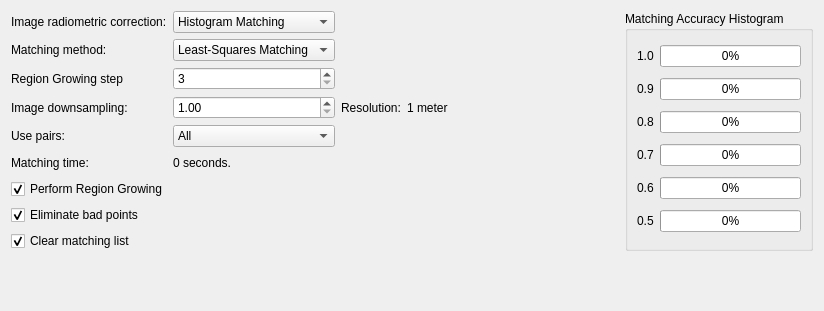
     <widget class="QWidget" name="tab">
      <attribute name="title">
       <string>Automatic Extraction</string>
      </attribute>
      <layout class="QGridLayout" name="gridLayout_23">
       <item row="0" column="0">
        <layout class="QGridLayout" name="gridLayout_5">
         <item row="0" column="0">
          <widget class="QLabel" name="label_20">
           <property name="text">
            <string>Image radiometric correction:</string>
           </property>
          </widget>
         </item>
         <item row="0" column="1">
          <widget class="QComboBox" name="comboBox3">
           <property name="currentIndex">
            <number>2</number>
           </property>
           <item>
            <property name="text">
             <string>No corrections</string>
            </property>
           </item>
           <item>
            <property name="text">
             <string>Histogram Equalization</string>
            </property>
           </item>
           <item>
            <property name="text">
             <string>Histogram Matching</string>
            </property>
           </item>
          </widget>
         </item>
         <item row="0" column="2">
          <spacer name="horizontalSpacer_17">
           <property name="orientation">
            <enum>Qt::Horizontal</enum>
           </property>
           <property name="sizeHint" stdset="0">
            <size>
             <width>278</width>
             <height>20</height>
            </size>
           </property>
          </spacer>
         </item>
         <item row="1" column="0">
          <widget class="QLabel" name="label_14">
           <property name="text">
            <string>Matching method:</string>
           </property>
          </widget>
         </item>
         <item row="1" column="1">
          <widget class="QComboBox" name="comboBox4">
           <property name="currentIndex">
            <number>1</number>
           </property>
           <item>
            <property name="text">
             <string>Cross-correlation</string>
            </property>
           </item>
           <item>
            <property name="text">
             <string>Least-Squares Matching</string>
            </property>
           </item>
          </widget>
         </item>
         <item row="1" column="2">
          <spacer name="horizontalSpacer_13">
           <property name="orientation">
            <enum>Qt::Horizontal</enum>
           </property>
           <property name="sizeHint" stdset="0">
            <size>
             <width>268</width>
             <height>20</height>
            </size>
           </property>
          </spacer>
         </item>
         <item row="2" column="0">
          <widget class="QLabel" name="label_21">
           <property name="text">
            <string>Region Growing step</string>
           </property>
          </widget>
         </item>
         <item row="2" column="1">
          <widget class="QSpinBox" name="spinBox1">
           <property name="minimum">
            <number>3</number>
           </property>
           <property name="maximum">
            <number>10</number>
           </property>
          </widget>
         </item>
         <item row="2" column="2">
          <spacer name="horizontalSpacer_18">
           <property name="orientation">
            <enum>Qt::Horizontal</enum>
           </property>
           <property name="sizeHint" stdset="0">
            <size>
             <width>218</width>
             <height>20</height>
            </size>
           </property>
          </spacer>
         </item>
         <item row="3" column="0">
          <widget class="QLabel" name="label_18">
           <property name="text">
            <string>Image downsampling:</string>
           </property>
          </widget>
         </item>
         <item row="3" column="1">
          <widget class="QDoubleSpinBox" name="doubleSpinBox0">
           <property name="minimum">
            <double>1.000000000000000</double>
           </property>
           <property name="maximum">
            <double>20.000000000000000</double>
           </property>
           <property name="singleStep">
            <double>1.000000000000000</double>
           </property>
          </widget>
         </item>
         <item row="3" column="2">
          <layout class="QHBoxLayout" name="horizontalLayout_3">
           <item>
            <widget class="QLabel" name="label_22">
             <property name="text">
              <string>Resolution:</string>
             </property>
            </widget>
           </item>
           <item>
            <widget class="QLabel" name="downReslabel">
             <property name="text">
              <string>1 meter</string>
             </property>
            </widget>
           </item>
           <item>
            <spacer name="horizontalSpacer_14">
             <property name="orientation">
              <enum>Qt::Horizontal</enum>
             </property>
             <property name="sizeHint" stdset="0">
              <size>
               <width>98</width>
               <height>20</height>
              </size>
             </property>
            </spacer>
           </item>
          </layout>
         </item>
         <item row="4" column="0">
          <widget class="QLabel" name="label_15">
           <property name="text">
            <string>Use pairs:</string>
           </property>
          </widget>
         </item>
         <item row="4" column="1">
          <widget class="QComboBox" name="comboBox5">
           <item>
            <property name="text">
             <string>All</string>
            </property>
           </item>
          </widget>
         </item>
         <item row="4" column="2">
          <spacer name="horizontalSpacer_15">
           <property name="orientation">
            <enum>Qt::Horizontal</enum>
           </property>
           <property name="sizeHint" stdset="0">
            <size>
             <width>268</width>
             <height>20</height>
            </size>
           </property>
          </spacer>
         </item>
         <item row="5" column="0">
          <widget class="QLabel" name="label_65">
           <property name="text">
            <string>Matching time:</string>
           </property>
          </widget>
         </item>
         <item row="5" column="1">
          <widget class="QLabel" name="matchingTimeLabel">
           <property name="text">
            <string>0 seconds.</string>
           </property>
          </widget>
         </item>
         <item row="5" column="2">
          <spacer name="horizontalSpacer_31">
           <property name="orientation">
            <enum>Qt::Horizontal</enum>
           </property>
           <property name="sizeHint" stdset="0">
            <size>
             <width>268</width>
             <height>20</height>
            </size>
           </property>
          </spacer>
         </item>
        </layout>
       </item>
       <item row="0" column="1" rowspan="2">
        <widget class="QGroupBox" name="groupBox_13">
         <property name="title">
          <string>Matching Accuracy Histogram</string>
         </property>
         <layout class="QGridLayout" name="gridLayout_6">
          <item row="0" column="0">
           <layout class="QHBoxLayout" name="horizontalLayout_4">
            <item>
             <widget class="QLabel" name="label_42">
              <property name="text">
               <string>1.0</string>
              </property>
             </widget>
            </item>
            <item>
             <widget class="QProgressBar" name="histProgressBar1">
              <property name="value">
               <number>0</number>
              </property>
             </widget>
            </item>
           </layout>
          </item>
          <item row="1" column="0">
           <layout class="QHBoxLayout" name="horizontalLayout_5">
            <item>
             <widget class="QLabel" name="label_43">
              <property name="text">
               <string>0.9</string>
              </property>
             </widget>
            </item>
            <item>
             <widget class="QProgressBar" name="histProgressBar2">
              <property name="value">
               <number>0</number>
              </property>
             </widget>
            </item>
           </layout>
          </item>
          <item row="2" column="0">
           <layout class="QHBoxLayout" name="horizontalLayout_6">
            <item>
             <widget class="QLabel" name="label_44">
              <property name="text">
               <string>0.8</string>
              </property>
             </widget>
            </item>
            <item>
             <widget class="QProgressBar" name="histProgressBar3">
              <property name="value">
               <number>0</number>
              </property>
             </widget>
            </item>
           </layout>
          </item>
          <item row="3" column="0">
           <layout class="QHBoxLayout" name="horizontalLayout_7">
            <item>
             <widget class="QLabel" name="label_57">
              <property name="text">
               <string>0.7</string>
              </property>
             </widget>
            </item>
            <item>
             <widget class="QProgressBar" name="histProgressBar4">
              <property name="value">
               <number>0</number>
              </property>
             </widget>
            </item>
           </layout>
          </item>
          <item row="4" column="0">
           <layout class="QHBoxLayout" name="horizontalLayout_8">
            <item>
             <widget class="QLabel" name="label_58">
              <property name="text">
               <string>0.6</string>
              </property>
             </widget>
            </item>
            <item>
             <widget class="QProgressBar" name="histProgressBar5">
              <property name="value">
               <number>0</number>
              </property>
             </widget>
            </item>
           </layout>
          </item>
          <item row="5" column="0">
           <layout class="QHBoxLayout" name="horizontalLayout_22">
            <item>
             <widget class="QLabel" name="label_59">
              <property name="text">
               <string>0.5</string>
              </property>
             </widget>
            </item>
            <item>
             <widget class="QProgressBar" name="histProgressBar6">
              <property name="value">
               <number>0</number>
              </property>
             </widget>
            </item>
           </layout>
          </item>
         </layout>
        </widget>
       </item>
       <item row="1" column="0">
        <layout class="QVBoxLayout" name="verticalLayout_9">
         <item>
          <widget class="QCheckBox" name="checkBox_5">
           <property name="text">
            <string>Perform Region Growing</string>
           </property>
           <property name="checked">
            <bool>true</bool>
           </property>
          </widget>
         </item>
         <item>
          <widget class="QCheckBox" name="checkBox_4">
           <property name="text">
            <string>Eliminate bad points</string>
           </property>
           <property name="checked">
            <bool>true</bool>
           </property>
          </widget>
         </item>
         <item>
          <widget class="QCheckBox" name="checkBox_2">
           <property name="text">
            <string>Clear matching list</string>
           </property>
           <property name="checked">
            <bool>true</bool>
           </property>
          </widget>
         </item>
        </layout>
       </item>
       <item row="2" column="0">
        <spacer name="verticalSpacer_4">
         <property name="orientation">
          <enum>Qt::Vertical</enum>
         </property>
         <property name="sizeHint" stdset="0">
          <size>
           <width>20</width>
           <height>49</height>
          </size>
         </property>
        </spacer>
       </item>
      </layout>
     </widget>
